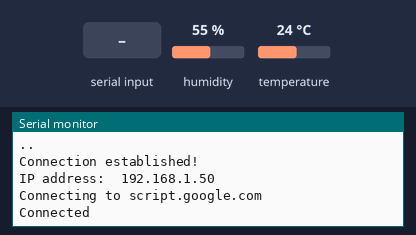
This sketch was run on a simulated ESP8266 (NodeMCU). Shown: the last lines printed to the serial monitor. Inputs (shaded band) come from the test bench; at power-on: humidity 55 %, temperature 24 °C. WiFi joins after 1.5 s; servers stay silent unless stated.

Above: at 3.4 s.
3.5 s: "1\n" received over Serial
At 4.9 s:
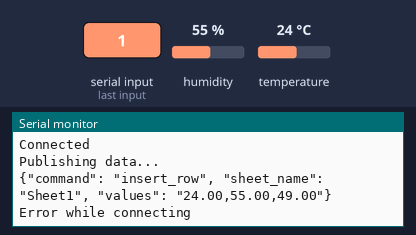
5.2 s: humidity set to 22 %
At 6.5 s:
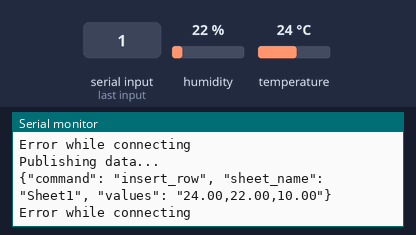
6.7 s: "0\n" received over Serial
8.2 s: temperature set to 12 °C
At 9.3 s:
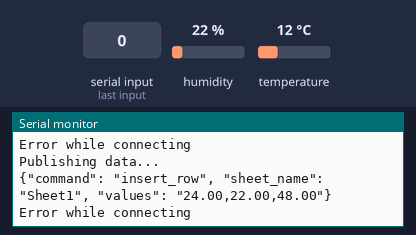
9.7 s: humidity set to 40 %
At 10.8 s:
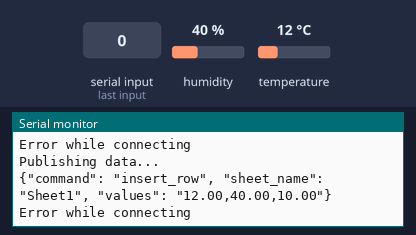
Timing chart, 0 to 12.2 s (numbered marks = the images above; inputs shaded):
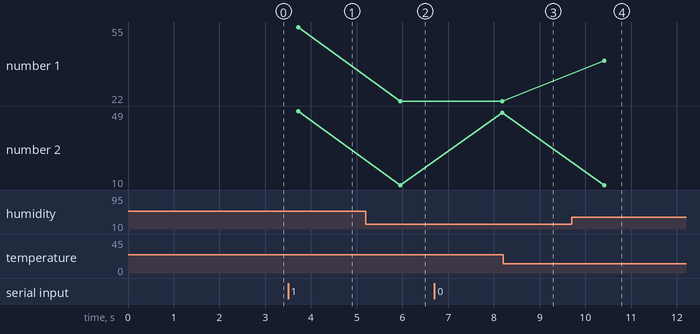

Measured:
- after the input at 3.5 s, the serial monitor: prints a new line after 0.22 s (image 1)
- after the input at 5.2 s, the serial monitor: prints a new line after 0.75 s (image 2)
- after the input at 9.7 s, the serial monitor: prints a new line after 0.71 s (image 4)
- plotted number 1: 55 → 22 after the input at 5.2 s, 22 → 40 after the input at 9.7 s
- plotted number 2: 10 → 48 after the input at 6.7 s

The sketch:

WritingDataToSheetDHT_MQ.ino
```cpp
#include <DHT.h>
#include <Arduino.h>
#include <ESP8266WiFi.h>
#include "HTTPSRedirect.h"
#define DHTPIN 2
#define DHTTYPE DHT11
DHT dht(DHTPIN, DHTTYPE);

// Enter network credentials:
const char* ssid     = "motorola_30";
const char* password = "12345679";

// Enter Google Script Deployment ID:
const char *GScriptId = "AKfycbxxnJn_q7Xs7CPi9eIBdKMwKY3aG0MB-QIDqmSE4CDHbGRKwEC2R8vznN3gUO63bc9r9g";

// Enter command (insert_row or append_row) and your Google Sheets sheet name (default is Sheet1):
String payload_base =  "{\"command\": \"insert_row\", \"sheet_name\": \"Sheet1\", \"values\": ";
String payload = "";

// Google Sheets setup (do not edit)
const char* host = "script.google.com";
const int httpsPort = 443;
const char* fingerprint = "";
String url = String("/macros/s/") + GScriptId + "/exec";
HTTPSRedirect* client = nullptr;

// Declare variables that will be published to Google Sheets
float Temperature = 0;
float Humidity = 0;
float AQItest = 0;

void setup() {
  dht.begin();
  Serial.begin(115200);
  delay(10);
  Serial.println('\n');

  // Connect to WiFi
  WiFi.begin(ssid, password);
  Serial.print("Connecting to ");
  Serial.print(ssid); Serial.println(" ...");

  while (WiFi.status() != WL_CONNECTED) {
    delay(1000);
    Serial.print(".");
  }
  Serial.println('\n');
  Serial.println("Connection established!");
  Serial.print("IP address:\t");
  Serial.println(WiFi.localIP());

  // Use HTTPSRedirect class to create a new TLS connection
  client = new HTTPSRedirect(httpsPort);
  client->setInsecure();
  client->setPrintResponseBody(true);
  client->setContentTypeHeader("application/json");

  Serial.print("Connecting to ");
  Serial.println(host);

  // Try to connect for a maximum of 5 times
  bool flag = false;
  for (int i=0; i<5; i++){
    int retval = client->connect(host, httpsPort);
    if (retval == 1){
       flag = true;
       Serial.println("Connected");
       break;
    }
    else
      Serial.println("Connection failed. Retrying...");
  }
  if (!flag){
    Serial.print("Could not connect to server: ");
    Serial.println(host);
    return;
  }
  delete client;    // delete HTTPSRedirect object
  client = nullptr; // delete HTTPSRedirect object
}


void loop() {

  if(Serial.available()){

  Temperature= dht.readTemperature();
  Humidity = dht.readHumidity();
  AQItest = Serial.read();


  static bool flag = false;
  if (!flag){
    client = new HTTPSRedirect(httpsPort);
    client->setInsecure();
    flag = true;
    client->setPrintResponseBody(true);
    client->setContentTypeHeader("application/json");
  }
  if (client != nullptr){
    if (!client->connected()){
      client->connect(host, httpsPort);
    }
  }
  else{
    Serial.println("Error creating client object!");
  }

  // Create json object string to send to Google Sheets
  payload = payload_base + "\"" + Temperature + "," + Humidity + "," + AQItest + "\"}";

  // Publish data to Google Sheets
  Serial.println("Publishing data...");
  Serial.println(payload);
  if(client->POST(url, host, payload)){
    // do stuff here if publish was successful
  }
  else{
    // do stuff here if publish was not successful
    Serial.println("Error while connecting");
  }

  // a delay of several seconds is required before publishing again
  delay(2000);}
}
```
